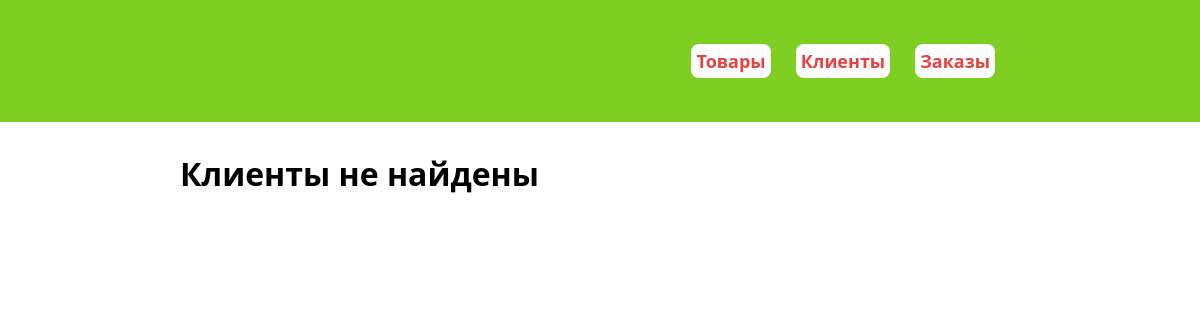
/customers, run on an earlier commit of the app's database.
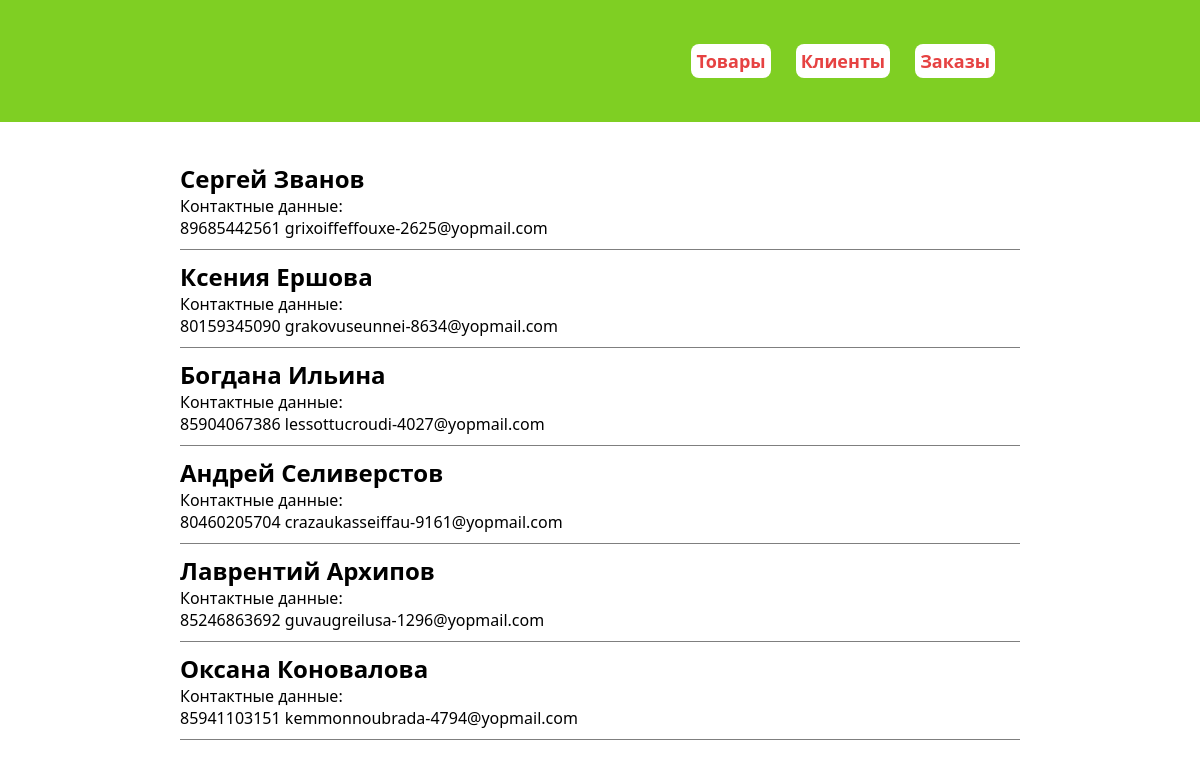
And on a later commit of the database.
### main/models.py (models this page shows, shortened)
class Customers(models.Model):
    name = models.CharField('Имя', max_length = 60)
    surname = models.CharField('Фамилия', max_length = 60)
    phone = models.CharField('Телефон', max_length = 11)
    email = models.CharField('Почта', max_length = 100)
    class Meta:
        verbose_name = 'Клиент'
        verbose_name_plural = 'Клиенты'

### main/views.py (the view)
# urls.py: path('customers', Clients, name="customers"),
def Clients(request):
    clients = Customers.objects.all()
    return render(request, 'main/clients.html', {'clients':clients})

### main/templates/main/clients.html (shortened to what this page needs)
{% extends 'main/base.html' %}
{% block content %}
{% if clients %}
    {% for cl in clients%}
        <div class="customers">
            <h2>{{cl.name}} {{cl.surname}}</h2>
            <p>Контактные данные:</p>
            <span>{{cl.phone}}</span>
            <span>{{cl.email}}</span>
        </div>
    {% endfor %}
{% else %}
    <h1>Клиенты не найдены</h1>
{% endif %}
{% endblock %}

### main/templates/main/base.html (shortened to what this page needs)
{% load static %}
<!DOCTYPE html>
<html lang="ru">
<head>
    <link rel="stylesheet" href="{% static 'styles/style.css' %}">
</head>
<body>
    <header>
        <div class="header">
            <nav>
                <ul>
                    <li><a href="{% url 'home' %}">Товары</a></li>
                    <li><a href="{% url 'customers' %}">Клиенты</a></li>
                    <li><a href="{% url 'orders' %}">Заказы</a></li>
                </ul>
            </nav>
        </div>
    </header>
    <main>
        {% block content %}{% endblock %}
    </main>
</body>
</html>

### static/styles/style.css (style rules this page uses)
* { margin: 0; padding: 0; box-sizing: border-box; font-family: 'Segoe UI', Tahoma, Geneva, Verdana, sans-serif; }
header { width: 100%; background-color: rgb(127, 207, 35); padding: 20px 0; }
.header { width: 70%; height: 82px; display: flex; justify-content: space-between; margin: 0 auto; }
.header nav { margin: auto 0; }
.header nav ul { display: flex; }
.header nav ul li { list-style-type: none; }
.header nav ul li a { text-decoration: none; margin-right: 25px; font-size: 18px; font-weight: 600; color: rgb(230, 66, 66); padding: 5px; background-color: #fff; border-radius: 8px; display: block; transition: all 0.25s; }
main { width: 70%; margin: 30px auto; }
main .customers { padding: 10px 0; border-bottom: 1px solid rgba(0, 0, 0, 0.5); }

What changed in the data, as far as the page shows it:
added Customers: name "Сергей", surname "Званов", phone "89685442561", email "grixoiffeffouxe-2625@yopmail.com"
added Customers: name "Ксения", surname "Ершова", phone "80159345090", email "grakovuseunnei-8634@yopmail.com"
added Customers: name "Богдана", surname "Ильина", phone "85904067386", email "lessottucroudi-4027@yopmail.com"
added Customers: name "Андрей", surname "Селиверстов", phone "80460205704", email "crazaukasseiffau-9161@yopmail.com"
added Customers: name "Лаврентий", surname "Архипов", phone "85246863692", email "guvaugreilusa-1296@yopmail.com"
added Customers: name "Оксана", surname "Коновалова", phone "85941103151", email "kemmonnoubrada-4794@yopmail.com"
Also different on the page:
text no longer shown: "Клиенты не найдены"
